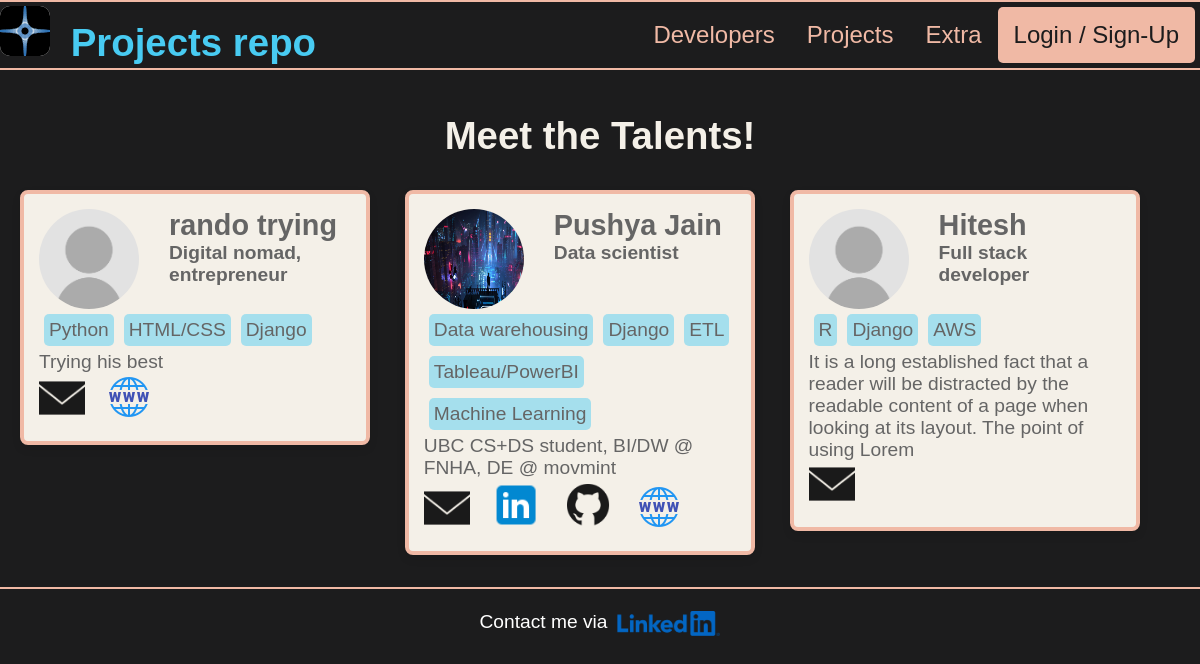
The page / on the database its author committed.
### users/models.py (models this page shows, shortened)
class Profile(models.Model):
    user = models.OneToOneField(User, on_delete=models.CASCADE,
                                null = True, blank = True)
    name = models.CharField(max_length=200, blank = True, null = True)
    username = models.CharField(max_length=200, blank = True, null = True)
    location = models.CharField(max_length=200, blank = True, null = True)
    email = models.EmailField(max_length=500, blank = True, null = True) # looks for @ and . something
    short_intro = models.CharField(max_length=200, blank = True, null = True)
    bio = models.TextField(blank = True, null = True)
    profile_image = models.ImageField(null = True, blank = True, upload_to = 'profiles/', default = 'profiles/user-default.png')
    social_github = models.CharField(max_length=200, blank = True, null = True)
    social_linkedin = models.CharField(max_length=200, blank = True, null = True)
    social_website = models.CharField(max_length=200, blank = True, null = True)
    created = models.DateTimeField(auto_now_add=True)
    id = models.UUIDField(default=uuid.uuid4, unique=True,
                          primary_key=True, editable=False)

class Skill(models.Model):
    owner = models.ForeignKey(Profile, on_delete=models.CASCADE, null = True, blank = True)
    name = models.CharField(max_length=200, null = True, blank = True)
    description = models.TextField(null = True, blank = True)
    created = models.DateTimeField(auto_now_add=True)
    id = models.UUIDField(default=uuid.uuid4, unique=True,
                          primary_key=True, editable=False)
    def __str__(self):
        return str(self.name)

### users/views.py (the view)
# urls.py: path('', views.profiles, name='profiles'),
def profiles(request):
    profiles = Profile.objects.all()
    context = {'profiles': profiles}
    return render(request, 'users/profiles.html', context)

### users/templates/users/profiles.html (shortened to what this page needs)
{% extends 'main.html' %}
{% load static %}
{% block content %}
<center><h1 style = "color: #f4f0e8;"> Meet the Talents!</h1></center>
<br>
{% for profile in profiles %}
<div class="profile-card" style = "margin-left:20px">
        <div class = "profile-card-link"> <a href ="{% url 'user-profile' profile.id %}">
                <img src= "{{ profile.profile_image.url }}" class="profile-image">
                <div class = "profile-info" >
                        <h2>{{ profile.name }}</h2>
                        <h4>{{ profile.short_intro }}</h4>
                </div>
        </a></div>
        <p style = "display: flex; flex-wrap:wrap">
                {% for skill in profile.skill_set.all|slice:"5" %}
                <span class = "tags"> {{ skill }}</span>
                {% endfor %}
        </p>
        <p>{{ profile.bio|slice:"150" }}</p>
        <p>
                <div>
                        <a href = "mailto:{{profile.email}}" style = "text-decoration: none;">
                            <img src = '{% static "images/email-dark.png" %}' width = 46 style = "border-radius: 5px">
                        </a>
                        {% if profile.social_linkedin %}
                                <a href="{{ profile.social_linkedin }}" style = "text-decoration: none;">
                                    <img src = '{% static "images/Linkedin.png" %}' width = 52>
                                </a>
                        {% endif %}
                        {% if profile.social_github %}
                                <a href="{{ profile.social_github }}" style = "text-decoration: none;">
                                    <img src = '{% static "images/github-dark.png" %}' width = 52>
                                </a>
                        {% endif %}
                        {% if profile.social_website %}
                                <a href="{{ profile.social_website }}" style = "text-decoration: none;">
                                    <img src = '{% static "images/website.png" %}' width = 48>
                                </a>
                        {% endif %}
                    </div>
        </p>
</div>
{% endfor %}
{% endblock content %}

### static/styles/main.css (style rules this page uses)
:root { --tag_pad: 5px; }
body { background-color: #1c1c1d; color: #fff; font-family: Cambria; font-size: larger; }
a:link { color:#48cbf2 }
.tags { margin: var(--tag_pad); padding: var(--tag_pad); background: #48caf274; border-radius: var(--tag_pad); display: inline-block; }

### static/styles/projects.css (style rules this page uses)
:root { --project-color: #656565; }

### static/styles/profiles.css (style rules this page uses)
:root { --profile-color: #656565; }
.profile-card { background-color: #f4f0e8; color: var(--profile-color); border: 4px solid #f0b9a5; border-radius: 8px; padding: 15px; margin: 10px; width: 350px; box-shadow: 0 4px 8px rgba(0, 0, 0, 0.1); display: inline-block; vertical-align: top; }
.profile-image { max-width: 100px; align-content: left; height: 100px; display: inline-block; border-radius: 50%; margin-right: 20px; }
.profile-card h2 { margin-bottom:0; margin-left: 10px; }
.profile-card h4 { margin-top: 0; margin-left: 10px; }
.profile-info { flex-grow: 1; }
.profile-card-link a { color: var(--profile-color); text-decoration: none; display: flex; }

### static/styles/forms.css (style rules this page uses)
* { margin: 0; padding: 0; box-sizing: border-box; font-family: 'Cambria', sans-serif; }

### rows shown on the page
Profile: profile_image (placeholder picture), name "rando trying", short_intro "Digital nomad, entrepreneur", bio "Trying his best"
Skill: name "Python"
Skill: name "HTML/CSS"
Skill: name "Django"
Profile: profile_image (picture), name "Pushya Jain", short_intro "Data scientist", bio "UBC CS+DS student, BI/DW @ FNHA, DE @ movmint"
Skill: name "Data warehousing"
Skill: name "Django"
Skill: name "ETL"
Skill: name "Tableau/PowerBI"
Skill: name "Machine Learning"
Profile: profile_image (placeholder picture), name "Hitesh", short_intro "Full stack developer", bio "It is a long established fact that a reader will be distracted by the readable content of a page when looking at its layout. The point of using Lorem"
Skill: name "R"
Skill: name "Django"
Skill: name "AWS"
